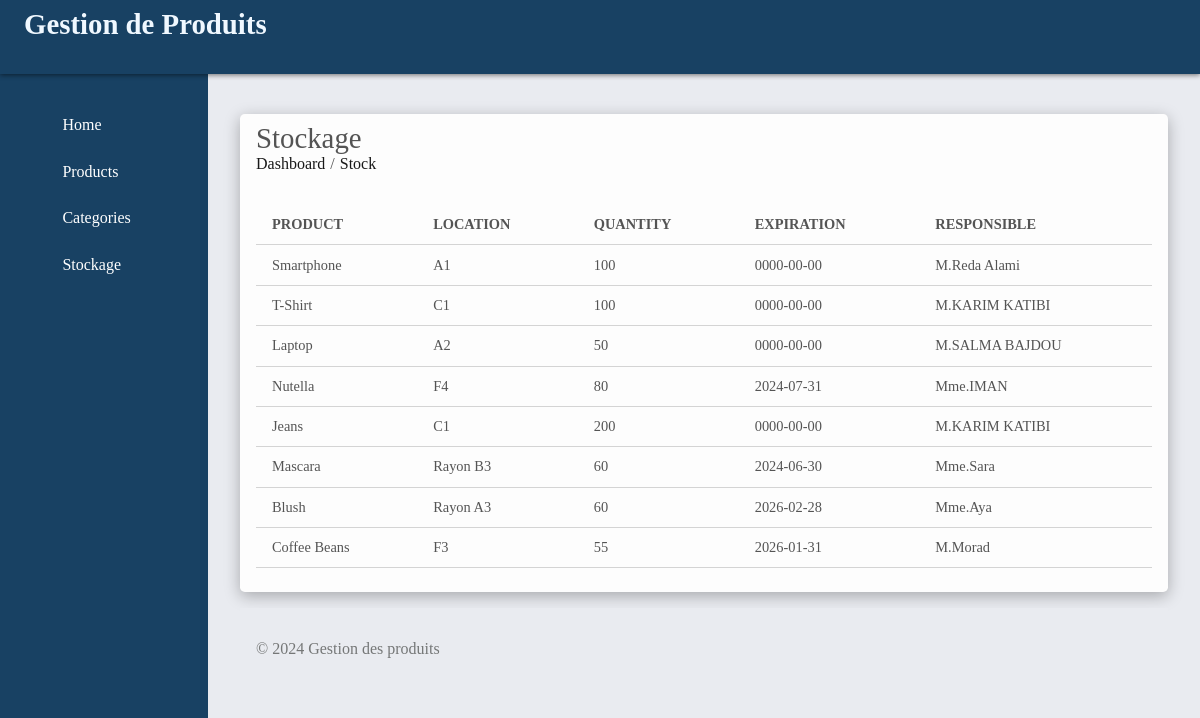
The page /projet_ouiame/stock.php on the database its author committed.
### tables this page shows
CREATE TABLE `products` (
  `id` int(10) NOT NULL,
  `name` varchar(100) NOT NULL,
  `quantite` int(100) NOT NULL,
  `responsable` varchar(50) NOT NULL,
  `description` text NOT NULL,
  `price` int(10) NOT NULL,
  `expiration` date NOT NULL,
  `location` varchar(100) NOT NULL,
  `category` varchar(100) NOT NULL
);

### projet_ouiame/stock.php (the view, shortened to what this page needs)
<?php
require "connection/db.php";
?>
<!DOCTYPE html>
<html lang="en">
<head>
  <link rel="stylesheet" href="./assets/css/style.css" />
</head>
<body>
  <header>
    <h1>Gestion de Produits</h1>
  </header>
  <div class="global_wrapper">
    <aside class="left-colomn">
      <nav>
        <ul>
          <li>
            <a href="index.php"><ion-icon name="home"></ion-icon>Home</a>
          </li>
          <li>
            <a href="product.php">
              <ion-icon name="grid-outline"></ion-icon>Products</a>
          </li>
          <li>
            <a href="category.php"><ion-icon name="copy-outline"></ion-icon> Categories</a>
          </li>
          <li>
            <a href="stock.php"><ion-icon name="albums-outline"></ion-icon>Stockage</a>
          </li>
        </ul>
      </nav>
    </aside>
    <div class="main_wrapper">
      <div class="main">
        <div class="section stockage">
          <div class="page_indicator">
            <h1>Stockage</h1>
            <ul>
              <li>
                <a href="index.php">Dashboard</a>
              </li>
              /
              <li>
                <a href="#">Stock</a>
              </li>
            </ul>
          </div>
          <div class="table_wrapper">
            <table>
              <thead>
              <tr>
              <th>Product</th>
              <th>Location</th>
              <th>Quantity</th>
              <th>Expiration</th>
              <th>Responsible</th>
            </tr>
              </thead>
              <?php
              $requete = "select * from products";
              $result = mysqli_query($conn, $requete);
              if (mysqli_num_rows($result) > 0) {
                while ($prod= mysqli_fetch_assoc($result)) {
              ?>
                  <tr>
                    <td><?= $prod["name"] ?></td>
                    <td><?= $prod["location"] ?></td>
                    <td><?= $prod["quantite"] ?></td>
                    <td><?= $prod["expiration"] ?></td>
                    <td><?= $prod["responsable"] ?></td>
                  </tr>
              <?php
                }
              }
              ?>
            </table>
          </div>
        </div>
      </div>
      <div id="foot">
        <footer>
          <p>&copy; 2024 Gestion des produits</p>
        </footer>
      </div>
    </div>
  </div>
</body>
</html>

### projet_ouiame/assets/css/style.css (style rules this page uses)
* { margin :0; padding: 0; }
body { background-color: #e9ebf0; max-width: 100vw; min-height: 100vh; }
a { color: #181818; text-decoration: none; }
ul { list-style: none; }

### rows shown on the page
products: name "Smartphone", location "A1", quantite "100", expiration "0000-00-00", responsable "M.Reda Alami"
products: name "T-Shirt", location "C1", quantite "100", expiration "0000-00-00", responsable "M.KARIM KATIBI"
products: name "Laptop", location "A2", quantite "50", expiration "0000-00-00", responsable "M.SALMA BAJDOU"
products: name "Nutella", location "F4", quantite "80", expiration "2024-07-31", responsable "Mme.IMAN"
products: name "Jeans", location "C1", quantite "200", expiration "0000-00-00", responsable "M.KARIM KATIBI"
products: name "Mascara", location "Rayon B3", quantite "60", expiration "2024-06-30", responsable "Mme.Sara"
products: name "Blush", location "Rayon A3", quantite "60", expiration "2026-02-28", responsable "Mme.Aya"
products: name "Coffee Beans", location "F3", quantite "55", expiration "2026-01-31", responsable "M.Morad"
